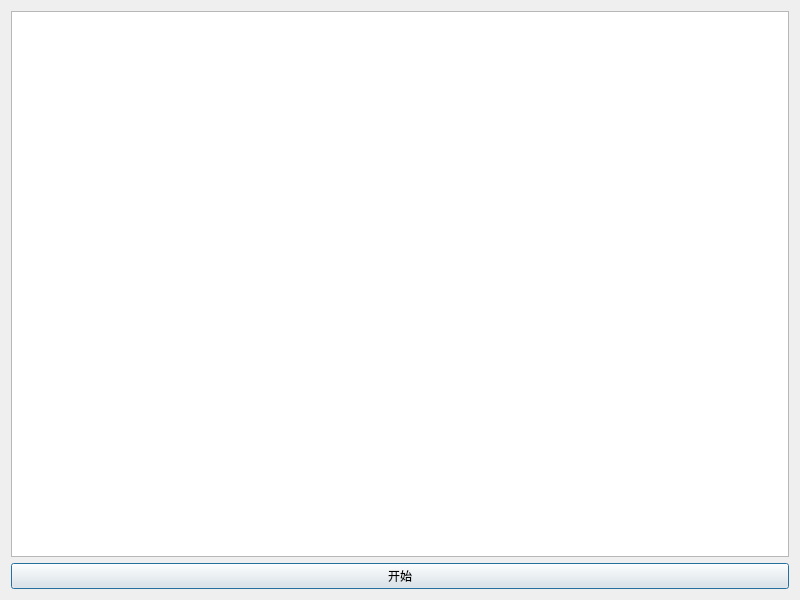
<?xml version="1.0" encoding="UTF-8"?>
<ui version="4.0">
 <class>Dialog</class>
 <widget class="QDialog" name="Dialog">
  <property name="geometry">
   <rect>
    <x>0</x>
    <y>0</y>
    <width>800</width>
    <height>600</height>
   </rect>
  </property>
  <property name="windowTitle">
   <string>Dialog</string>
  </property>
  <layout class="QVBoxLayout" name="verticalLayout">
   <item>
    <widget class="QGraphicsView" name="graphicsView"/>
   </item>
   <item>
    <widget class="QPushButton" name="pushButton">
     <property name="text">
      <string>开始</string>
     </property>
    </widget>
   </item>
  </layout>
 </widget>
</ui>
